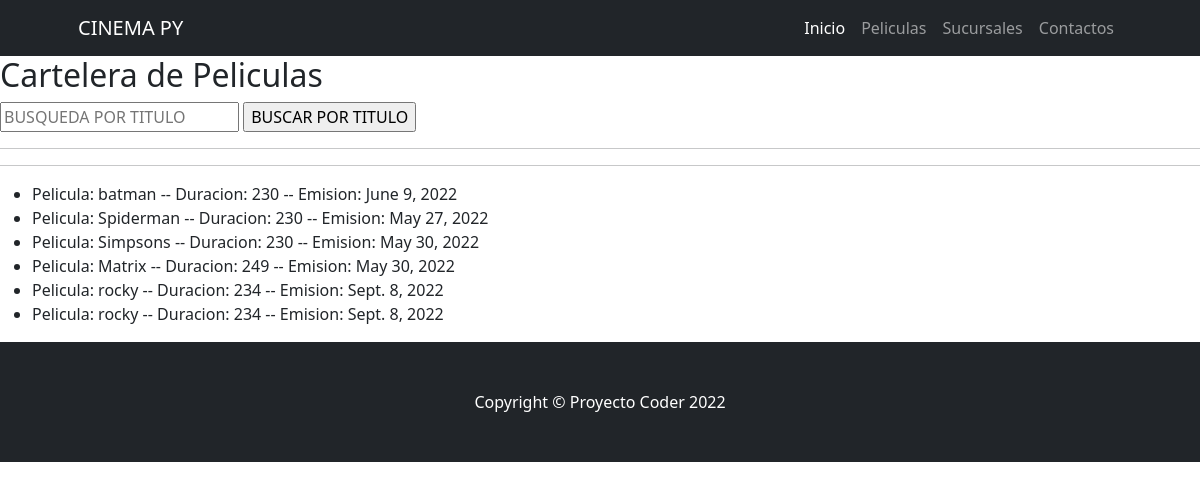
Screenshot of /Appfinal/Peliculas/ with the database file from the repository.
### Appfinal/models.py (models this page shows)
class Peliculas(models.Model):
    titulo = models.CharField(max_length=40)
    duracion = models.IntegerField()
    emision = models.DateField()

### Appfinal/views.py (the view)
# urls.py: path('Peliculas/', views.Movies, name='Peliculas'),
def Movies(request):
    Movies = Peliculas.objects.all()
    context_dict = {
        'Movie': Movies
    }
    return render(
        request=request,
        context=context_dict,
        template_name="Appfinal/Peliculas.html"
    )

### Appfinal/templates/Appfinal/Peliculas.html (shortened to what this page needs)
{% extends "Appfinal/index.html" %}
{% load static %}
{% block Appfinal_content %}
<h2>Cartelera de Peliculas</h2>
<form action="/Appfinal/Search" method="GET">
    <div>
        <input type="text" name="titulo_search" id="titulo" placeholder="BUSQUEDA POR TITULO">
        <input type="submit" value="BUSCAR POR TITULO">
    </div>
</form>
<hr></hr>
<hr></hr>
<ul>
    {% for Movies in Movie %}
        <li>
            Pelicula: {{Movies.titulo}}
           -- Duracion: {{Movies.duracion}}
           -- Emision: {{Movies.emision}}
        </li>
    {% endfor %}
</ul>
{% endblock %}

### Appfinal/templates/Appfinal/index.html (shortened to what this page needs)
<!DOCTYPE html>
<html lang="en">
    <head>
        {% load static %}
        <link href="{% static 'Appfinal/css/styles.css' %}" rel="stylesheet" />
    </head>
    <body>
        <nav class="navbar navbar-expand-lg navbar-dark bg-dark">
            <div class="container px-5">
                <a class="navbar-brand" href="#!">CINEMA PY</a>
                <div class="collapse navbar-collapse" id="navbarSupportedContent">
                    <ul class="navbar-nav ms-auto mb-2 mb-lg-0">
                        <li class="nav-item"><a class="nav-link active" aria-current="page" href="{% url 'Appfinal:Index' %}">Inicio</a></li>
                        <li class="nav-item"><a class="nav-link" href="{% url 'Appfinal:Peliculas' %}">Peliculas</a></li>
                        <li class="nav-item"><a class="nav-link" href="{% url 'Appfinal:Sucursales' %}">Sucursales</a></li>
                        <li class="nav-item"><a class="nav-link" href="{% url 'Appfinal:Contactos' %}">Contactos</a></li>
                    </ul>
                </div>
            </div>
        </nav>
        {% block Appfinal_content %}{% endblock %}
        <footer class="py-5 bg-dark">
            <div class="container px-4 px-lg-5"><p class="m-0 text-center text-white">Copyright &copy; Proyecto Coder 2022</p></div>
        </footer>
    </body>
</html>

### rows the page displays
Peliculas: titulo "batman", duracion "230", emision "June 9, 2022"
Peliculas: titulo "Spiderman", duracion "230", emision "May 27, 2022"
Peliculas: titulo "Simpsons", duracion "230", emision "May 30, 2022"
Peliculas: titulo "Matrix", duracion "249", emision "May 30, 2022"
Peliculas: titulo "rocky", duracion "234", emision "Sept. 8, 2022"
Peliculas: titulo "rocky", duracion "234", emision "Sept. 8, 2022"
